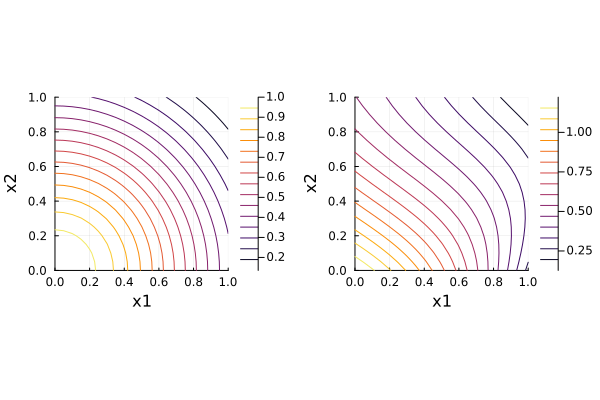

Reproduce this figure in Julia.
using Plots

function f_test(x_1, x_2)
    return exp(- x_1^2 - x_2^2)
end

function f_fit(x_1, x_2)
    phi = tanh.(v * [x_1, x_2] + b)
    return w0 + w' * phi
end

function linear_regress(x, y)
    Dimentions = size(x, 1)
    Data_Numbers = size(x, 2)
    A = hcat(ones(Data_Numbers), x')
    w = (A' * A) \ (A' * y')
    return w[1], w[2:Dimentions+1]
end

# 学習データの生成
dataNumbers = 100
x = rand(2, dataNumbers)
y = zeros(1, dataNumbers)
for n = 1:dataNumbers
    y[1, n] = f_test(x[1, n], x[2, n]) + 0.1randn()
end

# 初期値の定義
M = 5
v = randn(M, 2)
b = randn(M)
phi = zeros(M, dataNumbers)

# phiの計算
for n = 1:dataNumbers
    for j = 1:M
        phi[j, n] = tanh(x[1, n]*v[j, 1] + x[2, n]*v[j, 2] + b[j])
    end
end

# w0, wの学習
w0, w = linear_regress(phi, y)


x1_grid = 0:0.05:1.0
x2_grid = 0:0.05:1.0

y_plot = f_test.(x1_grid', x2_grid)
y_pre = f_fit.(x1_grid', x2_grid)

plt_1 = contour(x1_grid, x2_grid, y_plot, xlims=(0, 1), ylims=(0, 1), aspect_ratio=:equal, xlabel="x1", ylabel="x2")
plt_2 = contour(x1_grid, x2_grid, y_pre, xlims=(0, 1), ylims=(0, 1), aspect_ratio=:equal, xlabel="x1", ylabel="x2")

plot(plt_1, plt_2)
